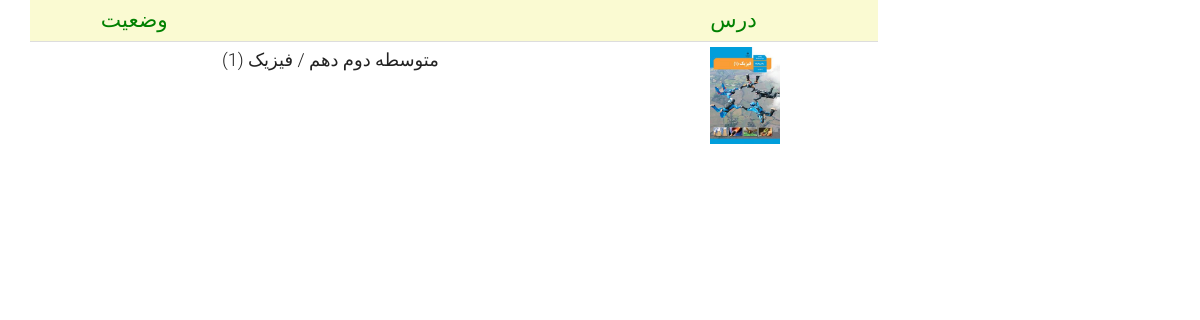
Page /application/volunteer-class-list on the committed database.
### application/models.py (models this page shows, shortened)
class Application(models.Model):
    applicant = models.ForeignKey(User, on_delete=models.CASCADE)
    demanded_course = models.ForeignKey(Course, on_delete=models.CASCADE)
    preferred_style = models.CharField(choices=HOLDING_STYLE, max_length=50, default="V")
    short_description = models.CharField(max_length=300, null=True, blank=True)
    is_accepted = models.BooleanField(blank=True, null=True, default=False)
    num_of_student = models.IntegerField(validators=[MinValueValidator(1), MaxValueValidator(10)], default=1)
    registered_date = models.DateField(null=True, blank=True , auto_now_add=True)
    free_day_1 = models.ForeignKey(WeekDay, on_delete=models.CASCADE, null=True, blank=True)
    free_time_1 = models.ForeignKey(AvailableTime, on_delete=models.CASCADE, null=True, blank=True)
    venue = models.ForeignKey(PublicPlace, on_delete=models.CASCADE, blank=True, null=True)
    is_active = models.BooleanField(default=False)
    slug = models.SlugField(max_length=200, default="", null=False, db_index=True)
    def get_absolute_url(self):
        return reverse('application_detail', args=[self.id])

class Course(models.Model):
    course_name = models.ForeignKey(CourseName, on_delete=models.CASCADE, db_index=True)
    grade = models.ForeignKey(Grade, on_delete=models.CASCADE, blank=True, null=True)
    major = models.ForeignKey(Major, on_delete=models.CASCADE, blank=True, null=True)
    image=models.ImageField(upload_to='images/courses', null=True,blank=True)
    code=models.CharField(max_length=7, blank=True, null=True)
    book_download_link=models.CharField(max_length=300, blank=True, null=True)
    is_active = models.BooleanField(default=True)
    slug = models.SlugField(max_length=500, blank=True, null=True)
    def __str__(self):
        return f" {self.grade} / {self.course_name} "
    class Meta:
        constraints = [
            models.UniqueConstraint(fields=['course_name', 'grade', 'major'],
                                    name='unique_course_name_edu_level_grade'),
        ]

class Grade(models.Model):
    edu_level = models.ForeignKey(EducationalLevel, on_delete=models.CASCADE)
    grade_name = models.CharField(max_length=20, verbose_name="پایه تحصیلی")
    url_title = models.CharField(max_length=200, blank=True, null=True)
    is_active = models.BooleanField(default=True)
    def __str__(self):
        return f"{self.edu_level} {self.grade_name}"
    class Meta:
        constraints = [
            models.UniqueConstraint(fields=['edu_level', 'grade_name'], name='unique_edu_level_grade')]

class EducationalLevel(models.Model):
    edu_level = models.CharField(max_length=20, unique=True, verbose_name="دوره آموزشی")
    url_title = models.CharField(max_length=200, blank=True, null=True)
    is_active = models.BooleanField(default=True)
    def __str__(self):
        return self.edu_level

class CourseName(models.Model):
    course_name = models.CharField(max_length=20, unique=True)
    def __str__(self):
        return f"{self.course_name}"

### application/views.py (the view)
# urls.py: path('volunteer-class-list',views.VolunteerclassListView.as_view(), name='volunteer_class_list_page'),
class VolunteerclassListView(ListView):
    template_name = 'application/volunteer_class_list.html'
    model = Application
    context_object_name = 'applications'
    ordering = ['registered_date']
    paginate_by = 9
    def get_queryset(self):
        base_query = super(VolunteerclassListView, self).get_queryset()
        current_user = self.request.user
        application = base_query.filter(acceptedapplication__edu_volunteer_id=current_user.id)
        return application

### application/templates/application/volunteer_class_list.html (shortened to what this page needs)
{% extends 'shared/_layout.html' %}
{% load render_partial %}
{% block content %}
<div class="container">
	<div class="row">
		<div class="col-sm-9">
			<div class="container-fluid">
				<div class="row fh5co-post-entry">
				<div class="table-responsive cart_info">
				<table class="table table-condensed">
					<thead>
						<tr class="cart_menu", style="background-color: lightgoldenrodyellow">
							<td></td>
							<td style="text-align: center; color: green; font-size: larger">وضعیت</td>
							<td></td>
							<td style="color: green; font-size: larger">درس</td>
						</tr>
					</thead>
					<tbody>
					{% for application in applications %}
						<tr>
							<td>
							</td>
							<td>
							</td>
							<td>
								<p>{{application.demanded_course}} </p>
							</td>
                            <td>
								{% if application.demanded_course.image %}
            					<figure>
               					<a href="{{ application.get_absolute_url }}">
                   				<img src="{{application.demanded_course.image.url}}" width="70" alt="Image" class="img-responsive"></a>
            					</figure>
            					{% else %}
            					<figure>
               					<a href="{{ application.get_absolute_url }}">
                   				<img src="static/images/volunteer.png" alt="Image" class="img-responsive"></a>
            					</figure>
                				{% endif %}
							</td>
						</tr>
					{% endfor %}
					</tbody>
				</table>
			</div>
				</div>
			</div>
		</div>
	</div>
</div>
{% endblock %}

### static/css/style.css (style rules this page uses)
html { background: #fff; }
body { font-family: "Roboto", arial, sans-serif; font-size: 18px; font-weight: 300; line-height: 1.8; color: #222; background: #fff; }
a { color: #f7c873; -webkit-transition: 0.5s; -o-transition: 0.5s; transition: 0.5s; }
p { margin-bottom: 30px; }

### rows in the picture
Application: demanded_course "متوسطه دوم دهم / فیزیک (1)", demanded_course.image (picture)
